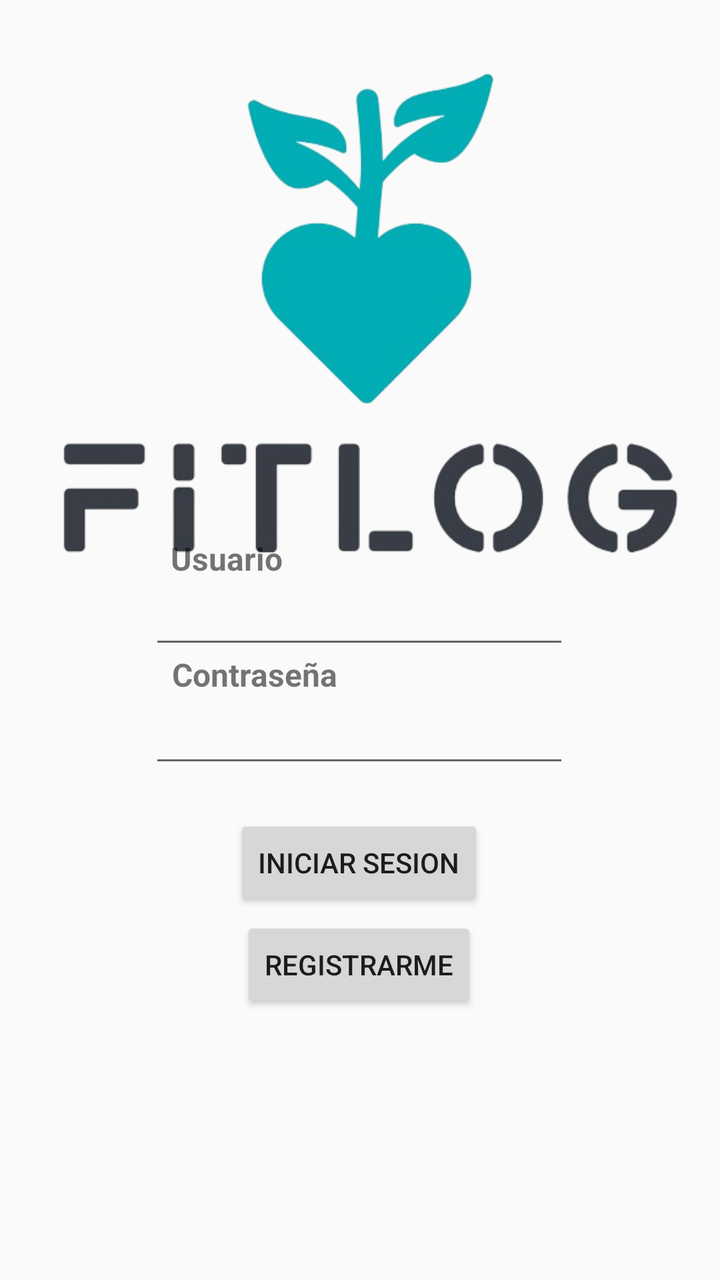
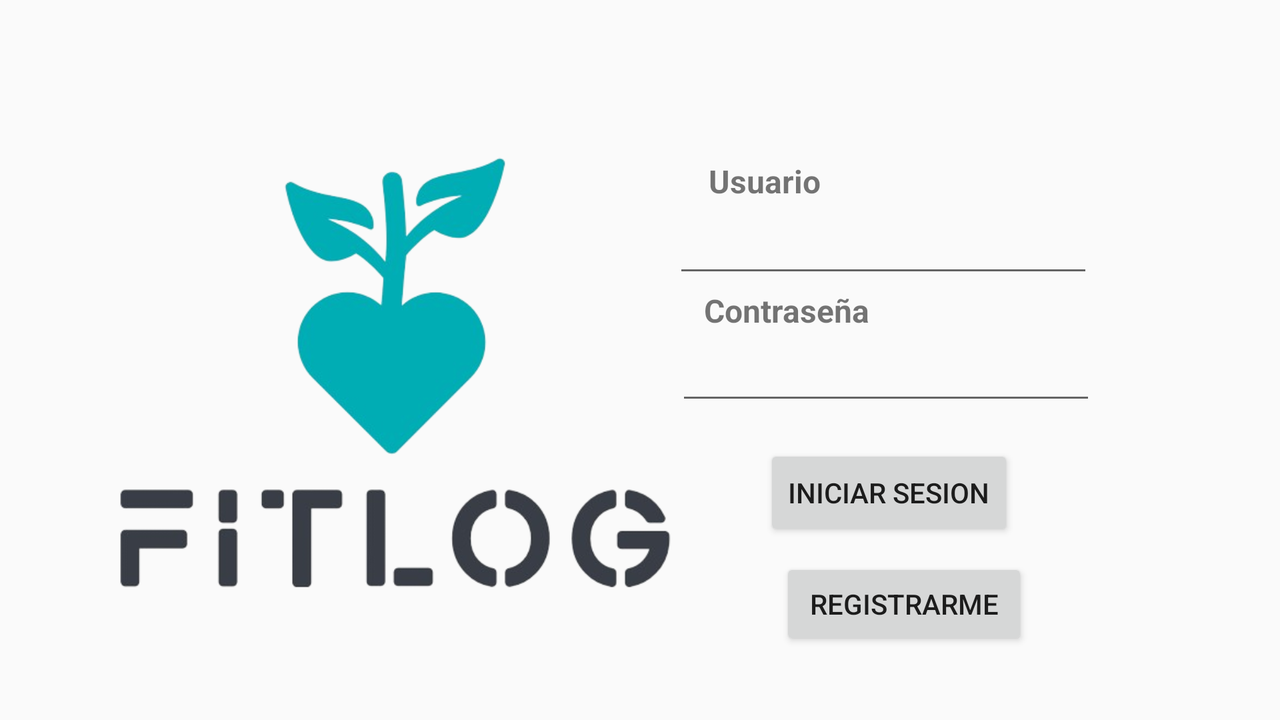

First picture: res/layout/ on a phone held upright. Second picture: the repository's own variant of that layout, on a device whose configuration matches the variant's folder. Source for both follows.
<!-- AndroidManifest.xml: application theme Theme.AppCompat.Light.NoActionBar -->
<!-- res/layout/activity_login.xml -->
<?xml version="1.0" encoding="utf-8"?>
<androidx.constraintlayout.widget.ConstraintLayout xmlns:android="http://schemas.android.com/apk/res/android"
    xmlns:app="http://schemas.android.com/apk/res-auto"
    xmlns:tools="http://schemas.android.com/tools"
    android:layout_width="match_parent"
    android:layout_height="match_parent">

    <ImageView
        android:id="@+id/imageView4"
        android:layout_width="355dp"
        android:layout_height="285dp"
        app:layout_constraintBottom_toBottomOf="parent"
        app:layout_constraintEnd_toEndOf="parent"
        app:layout_constraintStart_toStartOf="parent"
        app:layout_constraintTop_toTopOf="parent"
        app:layout_constraintVertical_bias="0.035"
        app:srcCompat="@drawable/fitlog" />

    <EditText
        android:id="@+id/usuario"
        android:layout_width="wrap_content"
        android:layout_height="wrap_content"
        android:ems="10"
        android:inputType="text"
        app:layout_constraintBottom_toBottomOf="parent"
        app:layout_constraintEnd_toEndOf="parent"
        app:layout_constraintHorizontal_bias="0.497"
        app:layout_constraintStart_toStartOf="parent"
        app:layout_constraintTop_toTopOf="parent"
        app:layout_constraintVertical_bias="0.481" />

    <EditText
        android:id="@+id/password"
        android:layout_width="wrap_content"
        android:layout_height="wrap_content"
        android:ems="10"
        android:inputType="textPassword"
        app:layout_constraintBottom_toBottomOf="parent"
        app:layout_constraintEnd_toEndOf="parent"
        app:layout_constraintHorizontal_bias="0.497"
        app:layout_constraintStart_toStartOf="parent"
        app:layout_constraintTop_toTopOf="parent"
        app:layout_constraintVertical_bias="0.58" />

    <Button
        android:id="@+id/botonIniciar"
        android:layout_width="wrap_content"
        android:layout_height="wrap_content"
        android:text="@string/boton_Inicio"
        app:layout_constraintBottom_toBottomOf="parent"
        app:layout_constraintEnd_toEndOf="parent"
        app:layout_constraintHorizontal_bias="0.498"
        app:layout_constraintStart_toStartOf="parent"
        app:layout_constraintTop_toTopOf="parent"
        app:layout_constraintVertical_bias="0.688" />

    <Button
        android:id="@+id/botonRegistro"
        android:layout_width="wrap_content"
        android:layout_height="wrap_content"
        android:text="@string/label_Registro"
        app:layout_constraintBottom_toBottomOf="parent"
        app:layout_constraintEnd_toEndOf="parent"
        app:layout_constraintHorizontal_bias="0.498"
        app:layout_constraintStart_toStartOf="parent"
        app:layout_constraintTop_toTopOf="parent"
        app:layout_constraintVertical_bias="0.774" />

    <TextView
        android:id="@+id/textView"
        android:layout_width="wrap_content"
        android:layout_height="wrap_content"
        android:text="@string/label_usuario"
        android:textSize="16sp"
        android:textStyle="bold"
        app:layout_constraintBottom_toBottomOf="parent"
        app:layout_constraintEnd_toEndOf="parent"
        app:layout_constraintHorizontal_bias="0.281"
        app:layout_constraintStart_toStartOf="parent"
        app:layout_constraintTop_toTopOf="parent"
        app:layout_constraintVertical_bias="0.434" />

    <TextView
        android:id="@+id/textView2"
        android:layout_width="wrap_content"
        android:layout_height="wrap_content"
        android:text="@string/label_contraseña"
        android:textSize="16sp"
        android:textStyle="bold"
        app:layout_constraintBottom_toBottomOf="parent"
        app:layout_constraintEnd_toEndOf="parent"
        app:layout_constraintHorizontal_bias="0.31"
        app:layout_constraintStart_toStartOf="parent"
        app:layout_constraintTop_toTopOf="parent"
        app:layout_constraintVertical_bias="0.528" />

</androidx.constraintlayout.widget.ConstraintLayout>
<!-- resources referenced by this layout -->
<resources>
  <!-- drawable fitlog: png bitmap (drawable, 76797 bytes) -->
  <string name="boton_Inicio">Iniciar Sesion</string>
  <string name="label_Registro">Registrarme</string>
  <string name="label_usuario">Usuario</string>
</resources>
<!-- res/layout-land/activity_login.xml (the repository's variant of the layout above) -->
<!-- drawn on the phone turned sideways -->
<?xml version="1.0" encoding="utf-8"?>
<androidx.constraintlayout.widget.ConstraintLayout xmlns:android="http://schemas.android.com/apk/res/android"
    xmlns:app="http://schemas.android.com/apk/res-auto"
    xmlns:tools="http://schemas.android.com/tools"
    android:orientation="horizontal"
    android:layout_width="match_parent"
    android:layout_height="match_parent">

    <ImageView
        android:id="@+id/imageView4"
        android:layout_width="318dp"
        android:layout_height="243dp"
        app:layout_constraintBottom_toBottomOf="parent"
        app:layout_constraintEnd_toEndOf="parent"
        app:layout_constraintHorizontal_bias="0.106"
        app:layout_constraintStart_toStartOf="parent"
        app:layout_constraintTop_toTopOf="parent"
        app:layout_constraintVertical_bias="0.541"
        app:srcCompat="@drawable/fitlog" />

    <EditText
        android:id="@+id/usuario"
        android:layout_width="wrap_content"
        android:layout_height="wrap_content"
        android:ems="10"
        android:inputType="text"
        app:layout_constraintBottom_toBottomOf="parent"
        app:layout_constraintEnd_toEndOf="parent"
        app:layout_constraintHorizontal_bias="0.783"
        app:layout_constraintStart_toStartOf="parent"
        app:layout_constraintTop_toBottomOf="@+id/textView"
        app:layout_constraintVertical_bias="0.003" />

    <EditText
        android:id="@+id/password"
        android:layout_width="wrap_content"
        android:layout_height="wrap_content"
        android:ems="10"
        android:inputType="textPassword"
        app:layout_constraintBottom_toBottomOf="parent"
        app:layout_constraintEnd_toEndOf="parent"
        app:layout_constraintHorizontal_bias="0.786"
        app:layout_constraintStart_toStartOf="parent"
        app:layout_constraintTop_toBottomOf="@+id/textView2"
        app:layout_constraintVertical_bias="0.0" />

    <Button
        android:id="@+id/botonIniciar"
        android:layout_width="wrap_content"
        android:layout_height="wrap_content"
        android:text="@string/boton_Inicio"
        app:layout_constraintBottom_toBottomOf="parent"
        app:layout_constraintEnd_toEndOf="parent"
        app:layout_constraintHorizontal_bias="0.742"
        app:layout_constraintStart_toStartOf="parent"
        app:layout_constraintTop_toBottomOf="@+id/password"
        app:layout_constraintVertical_bias="0.144" />

    <Button
        android:id="@+id/botonRegistro"
        android:layout_width="124dp"
        android:layout_height="46dp"
        android:text="@string/label_Registro"
        app:layout_constraintBottom_toBottomOf="parent"
        app:layout_constraintEnd_toEndOf="parent"
        app:layout_constraintHorizontal_bias="0.756"
        app:layout_constraintStart_toStartOf="parent"
        app:layout_constraintTop_toBottomOf="@+id/botonIniciar"
        app:layout_constraintVertical_bias="0.2" />

    <TextView
        android:id="@+id/textView"
        android:layout_width="wrap_content"
        android:layout_height="22dp"
        android:text="@string/label_usuario"
        android:textSize="16sp"
        android:textStyle="bold"
        app:layout_constraintBottom_toBottomOf="parent"
        app:layout_constraintEnd_toEndOf="parent"
        app:layout_constraintHorizontal_bias="0.607"
        app:layout_constraintStart_toStartOf="parent"
        app:layout_constraintTop_toTopOf="parent"
        app:layout_constraintVertical_bias="0.236" />

    <TextView
        android:id="@+id/textView2"
        android:layout_width="wrap_content"
        android:layout_height="wrap_content"
        android:text="@string/label_contraseña"
        android:textSize="16sp"
        android:textStyle="bold"
        app:layout_constraintBottom_toBottomOf="parent"
        app:layout_constraintEnd_toEndOf="parent"
        app:layout_constraintHorizontal_bias="0.632"
        app:layout_constraintStart_toStartOf="parent"
        app:layout_constraintTop_toBottomOf="@+id/usuario"
        app:layout_constraintVertical_bias="0.003" />

</androidx.constraintlayout.widget.ConstraintLayout>
